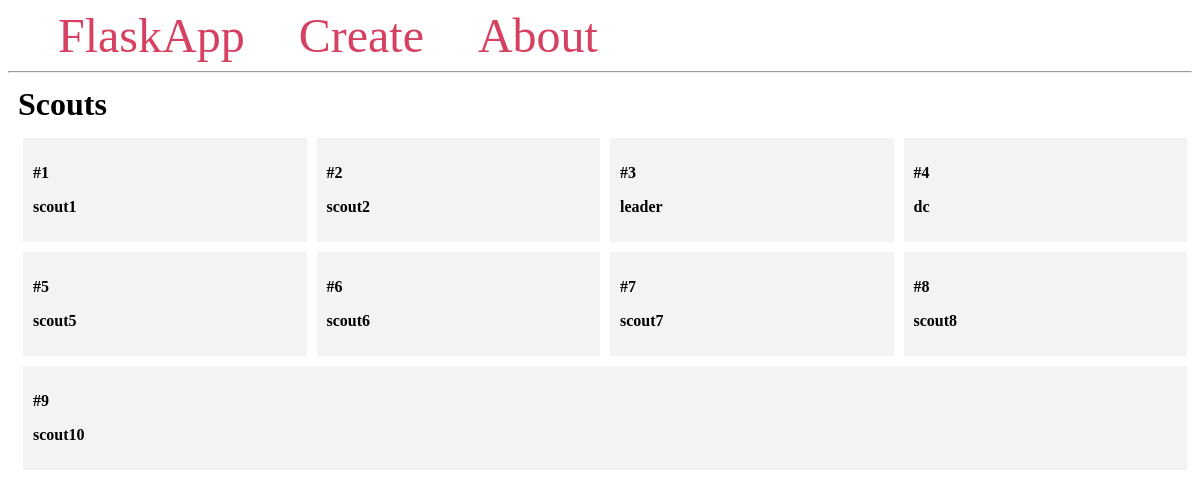
Screenshot of /search with the database file from the repository.
### app.py (models this page shows)
class User(db.Model):
    __tablename__ = "user"
    id = db.Column(db.Integer, primary_key=True)
    username = db.Column(db.String(80), unique=True, nullable=False)
    password = db.Column(db.String(120), nullable=False)
    admin = db.Column(db.Boolean, nullable=False)
    group_id = db.Column(db.Integer, db.ForeignKey('group.id'), nullable=False)
    type = db.Column(db.String(120), nullable=False) # Scout, Leader or District Comissioner

### app.py (the view)
@app.route('/search')
def search():
    if 'username' in session and session['admin'] == True:
        return redirect(url_for('login'))
    users = User.query.all()
    return render_template('search.html', users=users)

### templates/search.html
{% extends 'base.html' %}
{% block content %}
    <h1 class="title">{% block title %} Scouts {% endblock %}</h1>
    <div class="content">
        {% for user in users %}
            <div class="student">
                <p><b>#{{ user.id }}</b></p>
                <b>
                    <p class="name">{{ user.username}}</p>
                </b>
            </div>
        {% endfor %}
    </div>
{% endblock %}

### templates/base.html (shortened to what this page needs)
<!DOCTYPE html>
<html lang="en">
<head>
</head>
<body>
    <nav>
        <a href="{{ url_for('search') }}">FlaskApp</a>
        <a href="#">Create</a>
        <a href="#">About</a>
    </nav>
    <hr>
    <div class="content">
        {% block content %} {% endblock %}
    </div>
</body>
</html>

### templates/base.html (style rules this page uses)
.title { margin: 5px; }
.content { margin: 5px; width: 100%; display: flex; flex-direction: row; flex-wrap: wrap; }
.student { flex: 20%; padding: 10px; margin: 5px; background-color: #f3f3f3; inline-size: 100%; }
nav a { color: #d64161; font-size: 3em; margin-left: 50px; text-decoration: none; }

### rows the page displays
User: id "1", username "scout1"
User: id "2", username "scout2"
User: id "3", username "leader"
User: id "4", username "dc"
User: id "5", username "scout5"
User: id "6", username "scout6"
User: id "7", username "scout7"
User: id "8", username "scout8"
User: id "9", username "scout10"
